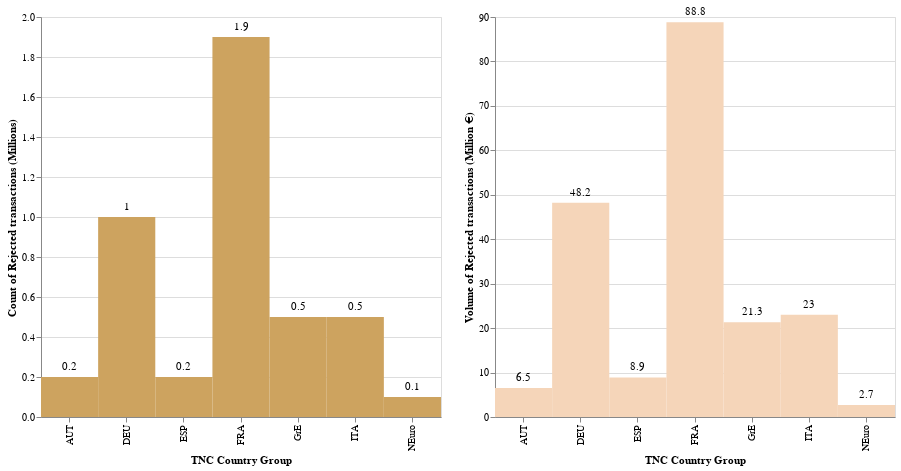

Notebook source saved alongside this figure:
### Markdown cell above
## ARs per TNC Country Group

### Code cell
(country_txn_count + country_count_text) | (country_txn_volume + country_volume_text)

### Figure 1 — Vega-Lite specification as saved in the notebook (floating-point values rounded to 4 significant figures)
{"config": {"view": {"continuousWidth": 400, "continuousHeight": 300}}, "hconcat": [{"layer": [{"mark": {"type": "rect", "color": "#CDA35F", "size": 40}, "encoding": {"x": {"type": "nominal", "field": "tnc_country_group", "title": "TNC Country Group"}, "y": {"type": "quantitative", "field": "txn_created", "title": "Count of Rejected transactions (Millions)"}}, "height": 400, "width": 400}, {"mark": {"type": "text", "align": "center", "baseline": "middle", "dy": -10}, "encoding": {"text": {"type": "quantitative", "field": "txn_created"}, "x": {"type": "nominal", "field": "tnc_country_group", "title": "TNC Country Group"}, "y": {"type": "quantitative", "field": "txn_created", "title": "Count of Rejected transactions (Millions)"}}, "height": 400, "width": 400}], "data": {"name": "data-01a2bdb67abd13e41e6f2039660d4d29"}}, {"layer": [{"mark": {"type": "rect", "color": "#F5D5B9", "size": 40}, "encoding": {"x": {"type": "nominal", "field": "tnc_country_group", "title": "TNC Country Group"}, "y": {"type": "quantitative", "field": "txn_amount_eur", "title": "Volume of Rejected transactions (Million €)"}}, "height": 400, "width": 400}, {"mark": {"type": "text", "align": "center", "baseline": "middle", "dy": -10}, "encoding": {"text": {"type": "quantitative", "field": "txn_amount_eur"}, "x": {"type": "nominal", "field": "tnc_country_group", "title": "TNC Country Group"}, "y": {"type": "quantitative", "field": "txn_amount_eur", "title": "Volume of Rejected transactions (Million €)"}}, "height": 400, "width": 400}], "data": {"name": "data-9890ed6bb24cbe39ae9de7d20663e7d2"}}], "$schema": "https://vega.github.io/schema/vega-lite/v4.8.1.json", "datasets": {"data-01a2bdb67abd13e41e6f2039660d4d29": [{"tnc_country_group": "AUT       ", "txn_created": 0.2}, {"tnc_country_group": "DEU       ", "txn_created": 1.0}, {"tnc_country_group": "ESP       ", "txn_created": 0.2}, {"tnc_country_group": "FRA       ", "txn_created": 1.9}, {"tnc_country_group": "GrE       ", "txn_created": 0.5}, {"tnc_country_group": "ITA       ", "txn_created": 0.5}, {"tnc_country_group": "NEuro     ", "txn_created": 0.1}], "data-9890ed6bb24cbe39ae9de7d20663e7d2": [{"tnc_country_group": "AUT       ", "txn_amount_eur": 6.5}, {"tnc_country_group": "DEU       ", "txn_amount_eur": 48.2}, {"tnc_country_group": "ESP       ", "txn_amount_eur": 8.9}, {"tnc_country_group": "FRA       ", "txn_amount_eur": 88.8}, {"tnc_country_group": "GrE       ", "txn_amount_eur": 21.3}, {"tnc_country_group": "ITA       ", "txn_amount_eur": 23.0}, {"tnc_country_group": "NEuro     ", "txn_amount_eur": 2.7}]}}
